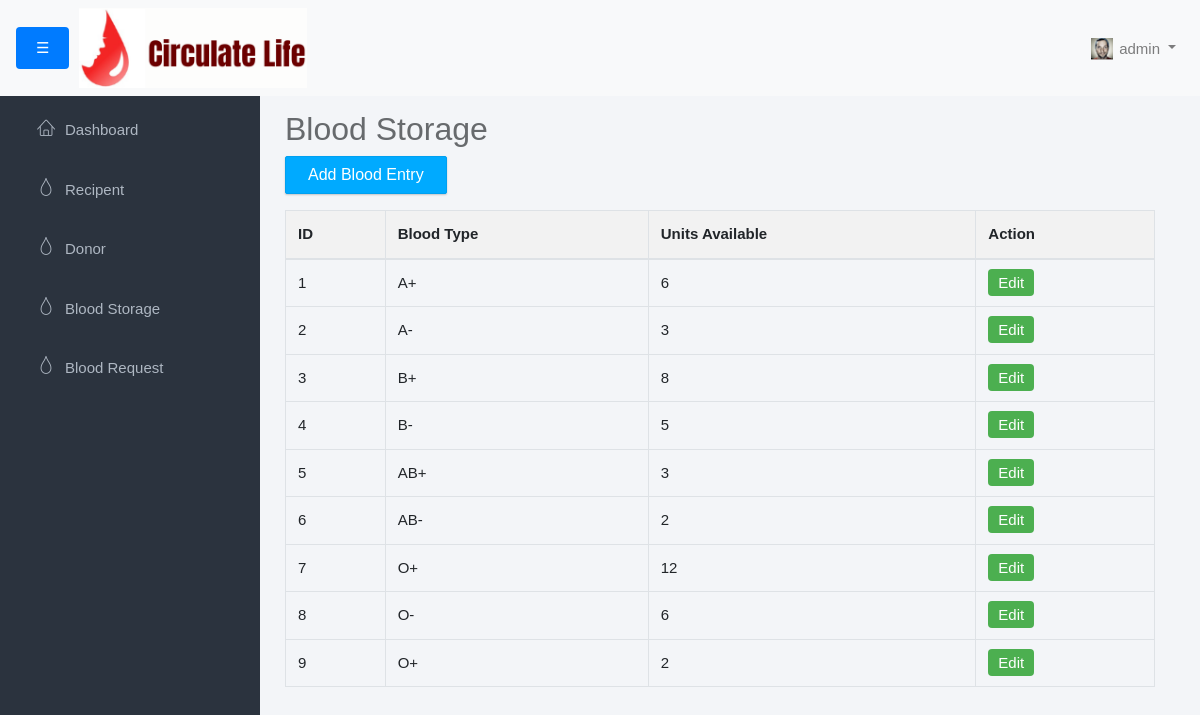
Screenshot of /Admin/blood_storage.php (signed in) with the database file from the repository.
### tables this page shows
CREATE TABLE `blood_storage` (
  `id` int(11) NOT NULL,
  `blood_group` varchar(10) DEFAULT NULL,
  `unit` int(11) DEFAULT NULL
);

### Admin/blood_storage.php (the view, shortened to what this page needs)
<?php include('admin_header.php');
include('../connection.php'); ?>
<link rel="stylesheet" href="admin-style.css?v=<?php echo time(); ?>">
<div class="main">
    <div class="container-fluid">
        <h2>Blood Storage</h2>
        <p>
            <button type="button" class="btn btn-primary" data-toggle="modal" data-target="#addBloodEntry">
                Add Blood Entry
            </button>
        </p>
        <table class="table table-bordered">
            <thead>
                <tr>
                    <th>ID</th>
                    <th>Blood Type</th>
                    <th>Units Available</th>
                    <th>Action</th>
                </tr>
            </thead>
            <tbody>
                <?php
                $members = $conn->query("SELECT * FROM blood_storage");
                while ($row = $members->fetch_array()) {
                    ?>
                    <tr>
                        <td><?php echo $row['id']; ?></td>
                        <td><?php echo $row['blood_group']; ?></td>
                        <td><?php echo $row['unit']; ?></td>
                        <td><a href="edit_blood_storage.php?id=<?php echo $row['id']; ?>" class="edit-btn">Edit</a></td>
                    </tr>
                <?php }
                ?>
            </tbody>
        </table>
    </div>
</div>
</body>
</html>

### Admin/admin-style.css (style rules this page uses)
html { position: relative; min-height: 100%; }
body { background-color: #F3F5F8; font-family: "Source Sans Pro", sans-serif; font-size: 15px; color: #676a6d; margin: 0; padding: 0; }
.main { transition: all 0.3s ease-in-out; width: calc(100% - 260px); background-color: #F3F5F8; padding: 20px; overflow-y: auto; margin-left: 250px; transition: margin-left 0.3s ease; }
#wrapper #sidebar-nav, #wrapper .main { padding-top: 80px; }
.container-fluid { margin-top: 30px; }
.btn { -webkit-border-radius: 2px; -moz-border-radius: 2px; border-radius: 2px; -moz-box-shadow: 0px 1px 2px 0 rgba(0, 0, 0, 0.2); -webkit-box-shadow: 0px 1px 2px 0 rgba(0, 0, 0, 0.2); box-shadow: 0px 1px 2px 0 rgba(0, 0, 0, 0.2); padding: 6px 22px; }
.btn-primary { background-color: #00AAFF; border-color: #00a0f0; }
table { width: 100%; border-collapse: collapse; }
th, td { border: 1px solid #ddd; padding: 8px; text-align: left; }
th { background-color: #f2f2f2; }
.edit-btn { background-color: #4CAF50; color: white; padding: 5px 10px; text-decoration: none; border-radius: 4px; }

### rows the page displays
blood_storage: id "1", blood_group "A+", unit "6"
blood_storage: id "2", blood_group "A-", unit "3"
blood_storage: id "3", blood_group "B+", unit "8"
blood_storage: id "4", blood_group "B-", unit "5"
blood_storage: id "5", blood_group "AB+", unit "3"
blood_storage: id "6", blood_group "AB-", unit "2"
blood_storage: id "7", blood_group "O+", unit "12"
blood_storage: id "8", blood_group "O-", unit "6"
blood_storage: id "9", blood_group "O+", unit "2"

### other values shown
$_SESSION['username'] "admin"
